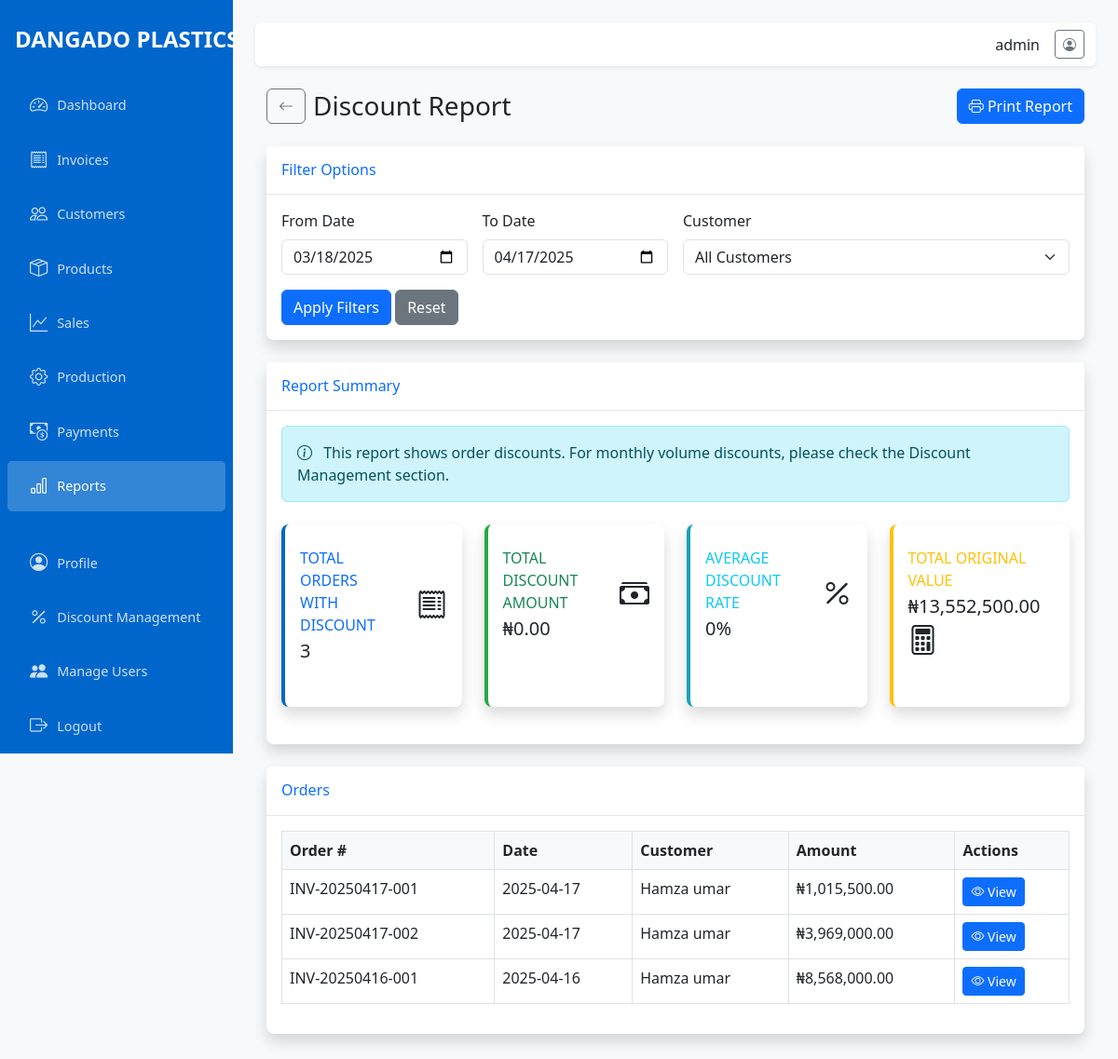
The page /reports/discount (signed in) on the database its author committed.
### app/models.py (models this page shows, shortened)
class User(UserMixin, db.Model):
    id = db.Column(db.Integer, primary_key=True)
    username = db.Column(db.String(64), unique=True, nullable=False)
    email = db.Column(db.String(120), unique=True, nullable=False)
    password_hash = db.Column(db.String(128), nullable=False)
    is_admin = db.Column(db.Boolean, default=False)
    created_at = db.Column(db.DateTime, default=datetime.utcnow)

class Invoice(db.Model):
    id = db.Column(db.Integer, primary_key=True)
    invoice_number = db.Column(db.String(20), unique=True, nullable=False)
    customer_id = db.Column(db.Integer, db.ForeignKey('customer.id'), nullable=False)
    invoice_date = db.Column(db.Date, default=datetime.utcnow)
    total_amount = db.Column(db.Float, default=0)
    notes = db.Column(db.Text)
    payment_status = db.Column(db.String(20), default='unpaid')  # 'paid', 'partial', 'unpaid'
    amount_paid = db.Column(db.Float, default=0)
    balance_due = db.Column(db.Float, default=0)
    created_at = db.Column(db.DateTime, default=datetime.utcnow)
    updated_at = db.Column(db.DateTime, default=datetime.utcnow, onupdate=datetime.utcnow)
    sales = db.relationship('Sale', backref='invoice', lazy=True)
    payments = db.relationship('Payment', backref='invoice', lazy=True)
    discount_records = db.relationship('DiscountTracking', backref='invoice', lazy=True)

class Customer(db.Model):
    id = db.Column(db.Integer, primary_key=True)
    name = db.Column(db.String(100), nullable=False)
    contact = db.Column(db.String(100))
    total_sales = db.Column(db.Float, default=0)
    created_at = db.Column(db.DateTime, default=datetime.utcnow)
    updated_at = db.Column(db.DateTime, default=datetime.utcnow, onupdate=datetime.utcnow)
    invoices = db.relationship('Invoice', backref='customer', lazy=True)
    sales = db.relationship('Sale', backref='customer', lazy=True)

### app/routes/reports.py (the view)
@reports.route('/reports/discount')
@login_required
def discount_report():
    from_date = request.args.get('from_date', (datetime.now() - timedelta(days=30)).strftime('%Y-%m-%d'))
    to_date = request.args.get('to_date', datetime.now().strftime('%Y-%m-%d'))
    customer_id = request.args.get('customer_id', '')
    customers = Customer.query.order_by(Customer.name).all()
    query = Invoice.query.join(Customer)
    if from_date:
        query = query.filter(Invoice.invoice_date >= from_date)
    if to_date:
        query = query.filter(Invoice.invoice_date <= to_date)
    if customer_id:
        query = query.filter(Invoice.customer_id == int(customer_id))
    orders = query.order_by(Invoice.invoice_date.desc()).all()
    total_orders = len(orders)
    total_discount_amount = 0  # You'll need to calculate this based on your data
    total_original_value = sum(order.total_amount for order in orders)
    avg_discount_rate = 0  # Placeholder
    sales_reps = []  # Replace with actual data if available
    return render_template(
        'reports/discount_report.html',
        from_date=from_date,
        to_date=to_date,
        customers=customers,
        sales_reps=sales_reps,
        orders=orders,
        total_orders=total_orders,
        total_discount_amount=total_discount_amount,
        total_original_value=total_original_value,
        avg_discount_rate=avg_discount_rate,
        min_discount='',
        max_discount='',
        customer_id=customer_id,
        sales_rep='',
        now=datetime.now()
    )

### app/templates/reports/discount_report.html (shortened to what this page needs)
{% extends 'layout.html' %}
{% block content %}
<div class="container-fluid">
    <div class="d-flex align-items-center mb-4">
        <a href="{{ url_for('reports.index') }}" class="btn btn-outline-secondary me-2">
            <i class="bi bi-arrow-left"></i>
        </a>
        <h1 class="h3 mb-0">Discount Report</h1>
        <div class="ms-auto">
            <button onclick="window.print()" class="btn btn-primary">
                <i class="bi bi-printer"></i> Print Report
            </button>
        </div>
    </div>
    <div class="card shadow mb-4 no-print">
        <div class="card-header py-3">
            <h6 class="m-0 font-weight-bold text-primary">Filter Options</h6>
        </div>
        <div class="card-body">
            <form method="GET" class="row g-3">
                <div class="col-md-3">
                    <label for="from_date" class="form-label">From Date</label>
                    <input type="date" class="form-control" id="from_date" name="from_date" value="{{ from_date }}">
                </div>
                <div class="col-md-3">
                    <label for="to_date" class="form-label">To Date</label>
                    <input type="date" class="form-control" id="to_date" name="to_date" value="{{ to_date }}">
                </div>
                <div class="col-md-6">
                    <label for="customer_id" class="form-label">Customer</label>
                    <select class="form-select" id="customer_id" name="customer_id">
                        <option value="">All Customers</option>
                    </select>
                </div>
                <div class="col-12 mt-3">
                    <button type="submit" class="btn btn-primary">Apply Filters</button>
                    <a href="{{ url_for('reports.discount_report') }}" class="btn btn-secondary">Reset</a>
                </div>
            </form>
        </div>
    </div>
    <div class="card shadow mb-4">
        <div class="card-header py-3">
            <h6 class="m-0 font-weight-bold text-primary">Report Summary</h6>
        </div>
        <div class="card-body">
            <div class="alert alert-info mb-4">
                <i class="bi bi-info-circle me-2"></i> This report shows order discounts. For monthly volume discounts, please check the Discount Management section.
            </div>
            <div class="row">
                <div class="col-xl-3 col-md-6 mb-4">
                    <div class="card border-left-primary shadow h-100 py-2">
                        <div class="card-body">
                            <div class="row no-gutters align-items-center">
                                <div class="col mr-2">
                                    <div class="text-xs font-weight-bold text-primary text-uppercase mb-1">
                                        Total Orders with Discount
                                    </div>
                                    <div class="h5 mb-0 font-weight-bold text-gray-800">{{ total_orders }}</div>
                                </div>
                                <div class="col-auto">
                                    <i class="bi bi-receipt fs-2 text-gray-300"></i>
                                </div>
                            </div>
                        </div>
                    </div>
                </div>
                <div class="col-xl-3 col-md-6 mb-4">
                    <div class="card border-left-success shadow h-100 py-2">
                        <div class="card-body">
                            <div class="row no-gutters align-items-center">
                                <div class="col mr-2">
                                    <div class="text-xs font-weight-bold text-success text-uppercase mb-1">
                                        Total Discount Amount
                                    </div>
                                    <div class="h5 mb-0 font-weight-bold text-gray-800">₦{{ "{:,.2f}".format(total_discount_amount) }}</div>
                                </div>
                                <div class="col-auto">
                                    <i class="bi bi-cash-stack fs-2 text-gray-300"></i>
                                </div>
                            </div>
                        </div>
                    </div>
                </div>
                <div class="col-xl-3 col-md-6 mb-4">
                    <div class="card border-left-info shadow h-100 py-2">
                        <div class="card-body">
                            <div class="row no-gutters align-items-center">
                                <div class="col mr-2">
                                    <div class="text-xs font-weight-bold text-info text-uppercase mb-1">
                                        Average Discount Rate
                                    </div>
                                    <div class="h5 mb-0 font-weight-bold text-gray-800">{{ avg_discount_rate|round(2) }}%</div>
                                </div>
                                <div class="col-auto">
                                    <i class="bi bi-percent fs-2 text-gray-300"></i>
                                </div>
                            </div>
                        </div>
                    </div>
                </div>
                <div class="col-xl-3 col-md-6 mb-4">
                    <div class="card border-left-warning shadow h-100 py-2">
                        <div class="card-body">
                            <div class="row no-gutters align-items-center">
                                <div class="col mr-2">
                                    <div class="text-xs font-weight-bold text-warning text-uppercase mb-1">
                                        Total Original Value
                                    </div>
                                    <div class="h5 mb-0 font-weight-bold text-gray-800">₦{{ "{:,.2f}".format(total_original_value) }}</div>
                                </div>
                                <div class="col-auto">
                                    <i class="bi bi-calculator fs-2 text-gray-300"></i>
                                </div>
                            </div>
                        </div>
                    </div>
                </div>
            </div>
        </div>
    </div>
    <div class="card shadow mb-4">
        <div class="card-header py-3">
            <h6 class="m-0 font-weight-bold text-primary">Orders</h6>
        </div>
        <div class="card-body">
            {% if orders %}
            <div class="table-responsive">
                <table class="table table-bordered" id="discountTable" width="100%" cellspacing="0">
                    <thead>
                        <tr>
                            <th>Order #</th>
                            <th>Date</th>
                            <th>Customer</th>
                            <th>Amount</th>
                            <th>Actions</th>
                        </tr>
                    </thead>
                    <tbody>
                        {% for order in orders %}
                        <tr>
                            <td>{{ order.invoice_number }}</td>
                            <td>{{ order.invoice_date.strftime('%Y-%m-%d') }}</td>
                            <td>{{ order.customer.name }}</td>
                            <td>₦{{ "{:,.2f}".format(order.total_amount) }}</td>
                            <td>
                                <a href="{{ url_for('invoices.view', id=order.id) }}" class="btn btn-sm btn-primary">
                                    <i class="bi bi-eye"></i> View
                                </a>
                            </td>
                        </tr>
                        {% else %}
                        <tr>
                            <td colspan="5" class="text-center">No orders found matching your criteria</td>
                        </tr>
                        {% endfor %}
                    </tbody>
                </table>
            </div>
            {% else %}
            <p class="text-center">No orders found for the selected criteria.</p>
            {% endif %}
        </div>
    </div>
</div>
{% endblock %}

### app/templates/layout.html (shortened to what this page needs)
<!DOCTYPE html>
<html lang="en">
<head>
    <link href="https://cdn.jsdelivr.net/npm/bootstrap@5.3.0-alpha1/dist/css/bootstrap.min.css" rel="stylesheet">
    <link href="https://cdn.jsdelivr.net/npm/bootstrap-icons@1.11.0/font/bootstrap-icons.css" rel="stylesheet">
</head>
<body>
    <div class="wrapper">
        <nav id="sidebar" class="sidebar">
            <div class="sidebar-header">
                <div class="navbar-brand">DANGADO PLASTICS</div>
            </div>
            <ul class="nav flex-column">
                <li class="nav-item">
                    <a href="{{ url_for('dashboard.index') }}" class="nav-link {% if request.endpoint == 'dashboard.index' %}active{% endif %}">
                        <i class="bi bi-speedometer2"></i> Dashboard
                    </a>
                </li>
                <li class="nav-item">
                    <a href="{{ url_for('invoices.index') }}" class="nav-link {% if 'invoices' in request.endpoint %}active{% endif %}">
                        <i class="bi bi-receipt"></i> Invoices
                    </a>
                </li>
                <li class="nav-item">
                    <a href="{{ url_for('customers.index') }}" class="nav-link {% if 'customers' in request.endpoint %}active{% endif %}">
                        <i class="bi bi-people"></i> Customers
                    </a>
                </li>
                <li class="nav-item">
                    <a href="{{ url_for('products.index') }}" class="nav-link {% if 'products' in request.endpoint %}active{% endif %}">
                        <i class="bi bi-box-seam"></i> Products
                    </a>
                </li>
                <li class="nav-item">
                    <a href="{{ url_for('sales.index') }}" class="nav-link {% if 'sales' in request.endpoint %}active{% endif %}">
                        <i class="bi bi-graph-up"></i> Sales
                    </a>
                </li>
                <li class="nav-item">
                    <a href="{{ url_for('production.index') }}" class="nav-link {% if 'production' in request.endpoint %}active{% endif %}">
                        <i class="bi bi-gear"></i> Production
                    </a>
                </li>
                <li class="nav-item">
                    <a href="{{ url_for('payments.index') }}" class="nav-link {% if 'payments' in request.endpoint %}active{% endif %}">
                        <i class="bi bi-cash-coin"></i> Payments
                    </a>
                </li>
                <li class="nav-item">
                    <a href="{{ url_for('reports.index') }}" class="nav-link {% if 'reports' in request.endpoint %}active{% endif %}">
                        <i class="bi bi-bar-chart"></i> Reports
                    </a>
                </li>
                <li class="nav-item mt-4">
                    <a href="{{ url_for('auth.profile') }}" class="nav-link {% if request.endpoint == 'auth.profile' %}active{% endif %}">
                        <i class="bi bi-person-circle"></i> Profile
                    </a>
                </li>
                {% if current_user.is_admin %}
                <li class="nav-item">
                    <a href="{{ url_for('discounts.index') }}" class="nav-link {% if 'discounts' in request.endpoint %}active{% endif %}">
                        <i class="bi bi-percent"></i> Discount Management
                    </a>
                </li>
                {% endif %}
                {% if current_user.is_admin %}
                <li class="nav-item">
                    <a href="{{ url_for('auth.user_list') }}" class="nav-link {% if request.endpoint == 'auth.user_list' %}active{% endif %}">
                        <i class="bi bi-people-fill"></i> Manage Users
                    </a>
                </li>
                {% endif %}
                <li class="nav-item">
                    <a href="{{ url_for('auth.logout') }}" class="nav-link">
                        <i class="bi bi-box-arrow-right"></i> Logout
                    </a>
                </li>
            </ul>
        </nav>
        <div class="main-content">
            <nav class="navbar navbar-expand-lg navbar-light bg-white shadow-sm mb-4 rounded">
                <div class="container-fluid">
                    <div class="ms-auto d-flex align-items-center">
                        <div class="me-3">
                            {{ current_user.username }}
                        </div>
                        <a href="{{ url_for('auth.profile') }}" class="btn btn-outline-secondary btn-sm">
                            <i class="bi bi-person-circle"></i>
                        </a>
                    </div>
                </div>
            </nav>
            {% block content %}{% endblock %}
        </div>
    </div>
</body>
</html>

### rows shown on the page
User: username "admin"
Invoice: invoice_number "INV-20250417-001", invoice_date "2025-04-17", customer.name "Hamza umar", total_amount "1,015,500.00"
Invoice: invoice_number "INV-20250417-002", invoice_date "2025-04-17", customer.name "Hamza umar", total_amount "3,969,000.00"
Invoice: invoice_number "INV-20250416-001", invoice_date "2025-04-16", customer.name "Hamza umar", total_amount "8,568,000.00"

### other values the page prints
{{ total_orders }} "3"
{{ "{:,.2f}".format(total_discount_amount) }} "0.00"
{{ avg_discount_rate|round(2) }} "0"
{{ "{:,.2f}".format(total_original_value) }} "13,552,500.00"
